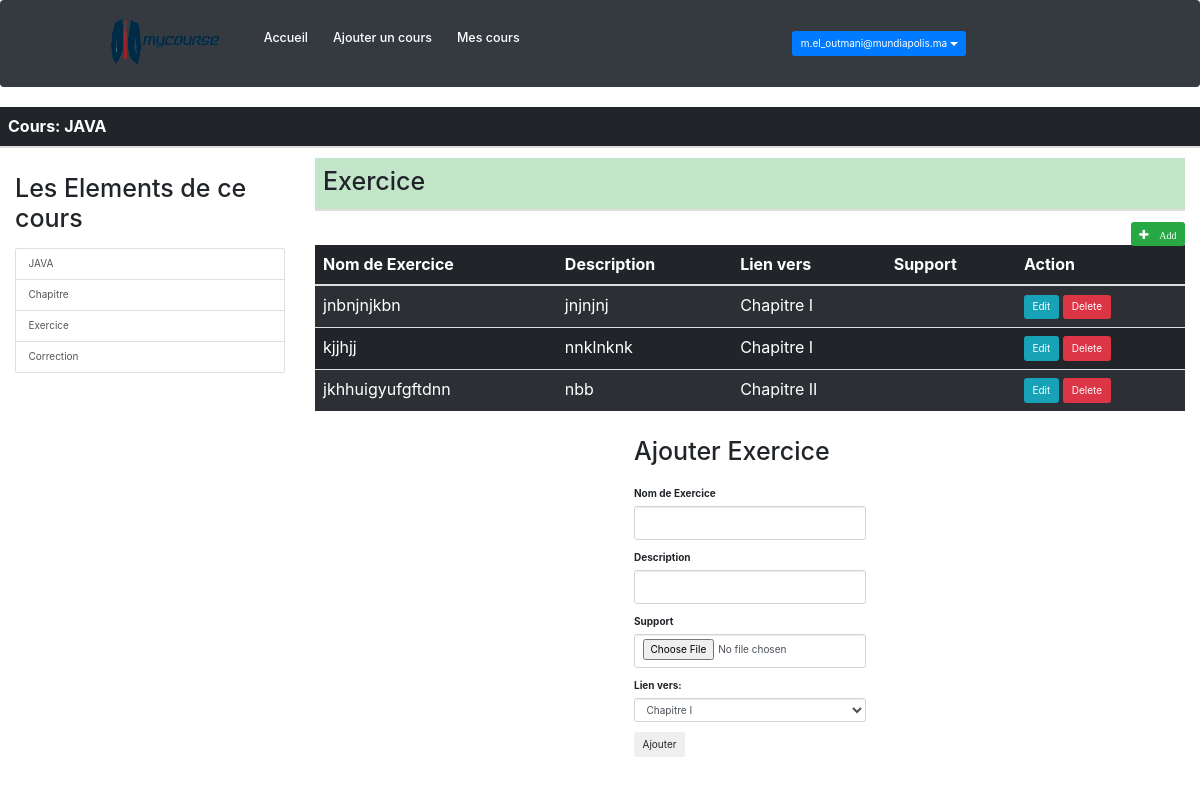
Page /CourseTeacher.php?listSelected=exercice&CoursSelected=70&add=yes (signed in) on the committed database.
### tables this page shows
CREATE TABLE `cours` (
  `idCours` int(11) NOT NULL,
  `nomCours` varchar(50) NOT NULL,
  `descriptionCours` varchar(2000) DEFAULT NULL,
  `volumeHoraire` int(11) DEFAULT NULL,
  `langueCours` varchar(50) NOT NULL,
  `dossierImage` varchar(100) DEFAULT NULL,
  `publier` tinyint(1) NOT NULL,
  `dateLancement` date DEFAULT NULL,
  `emailProfesseur` varchar(40) DEFAULT NULL,
  `idCategorie` int(11) DEFAULT NULL
);

CREATE TABLE `exercice` (
  `idExercice` int(11) NOT NULL,
  `nomExercice` varchar(40) NOT NULL,
  `descriptionExercice` varchar(200) DEFAULT NULL,
  `dossierExercice` varchar(100) NOT NULL,
  `typeSupportExercice` varchar(10) NOT NULL,
  `idChapitre` int(11) DEFAULT NULL
);

### process.php (called while the page is built, shortened)
<?php
  $update = false;
  $name = '';
  $description = '';
  $dossier = '';
  if(isset($_GET['listSelected'])){
    $listSelected = $_GET['listSelected'];
  }
  if(isset($_GET['add'])){
    $add = true;
  }
?>

### chapitre.php (the view, shortened to what this page needs)
<?php
  require_once('MyFonctions.php');
            $typeSelected = ucfirst($listSelected);
            $courseItems = array(0 => "cours", 1 => "chapitre", 2 => "exercice", 3 => "correction");
  ?>
  <div class="float-xl-right">
    <a class="btn btn-success glyphicon glyphicon-plus" href="CourseTeacher.php?listSelected=<?php echo $listSelected;?>&CoursSelected=<?php echo $CoursSelected;?>&add=yes"> Add</a>
  </div>
  <div>
      <table class="table table-striped table-dark">
        <thead>
          <tr>
            <th scope="col">Nom de <?php echo $typeSelected;?></th>
            <th scope="col">Description</th>
            <th scope="col">Lien vers</th>
            <th scope="col">Support</th>
            <th scope="col">Action</th>
          </tr>
        </thead>
        <tbody>
          <?php
            if( $listSelected == $courseItems[1]){
              $sql = "SELECT * FROM ".$listSelected." WHERE idcours = ".$CoursSelected;
            }else if($listSelected == $courseItems[2]){
              $sql = "SELECT * FROM ".$listSelected." INNER JOIN ".$courseItems[1]." on (".$typeSelected.".id".$courseItems[1]." = ".$courseItems[1].".id".$courseItems[1].") where idCours = ".$CoursSelected;
            }else if ($listSelected == $courseItems[3]){
               $sql = "SELECT * FROM ".$listSelected." INNER JOIN ".$courseItems[2]." on (".$typeSelected.".id".$courseItems[2]." = ".$courseItems[2].".id".$courseItems[2].") INNER JOIN ".$courseItems[1]." on (".$courseItems[2].".id".$courseItems[1]." = ".$courseItems[1].".id".$courseItems[1].") where idCours = ".$CoursSelected;
            }
            $result = mysqli_query($conn, $sql);
            while ($row = $result->fetch_assoc()):
              $idP2 = $row['id'.$typeSelected];
              $dossierImage = $row['dossier'.$typeSelected];
          ?>
          <tr>
            <td><?php custom_echo($row['nom'.$typeSelected],30);?></td>
            <td><?php custom_echo($row['description'.$typeSelected],30);?></td>
            <?php
              if( $listSelected == $courseItems[1]){
                $sql2 = "SELECT nomCours FROM cours WHERE idCours = ".$CoursSelected;
                $rowNeed = "Cours";
              }else if($listSelected == $courseItems[2]){
                 $sql2 = "SELECT nomChapitre FROM chapitre WHERE idChapitre = (select idchapitre from exercice where idExercice = ".$row['id'.$typeSelected].");";
                 $rowNeed = "Chapitre";
              }else if ($listSelected == $courseItems[3]){
                 $sql2 = "SELECT nomExercice FROM exercice WHERE idExercice = (select idExercice from correction where idCorrection = ".$row['id'.$typeSelected].");";
                 $rowNeed = "Exercice";
              }
              $result2 = mysqli_query($conn, $sql2);
              while ($row = $result2->fetch_assoc()):
            ?>
            <td><?php custom_echo($row['nom'.$rowNeed],30);?></td>
            <?php endwhile; ?>
            <td><?php custom_echo($dossierImage,30);?></td>
            <td>
              <a class="btn btn-info" href="CourseTeacher.php?listSelected=<?php echo $listSelected;?>&CoursSelected=<?php echo $CoursSelected;?>&edit=<?php echo $idP2;?>" >Edit</a>
              <a class="btn btn-danger" href="CourseTeacher.php?listSelected=<?php echo $listSelected;?>&CoursSelected=<?php echo $CoursSelected;?>&delete=<?php echo $idP2;?>" >Delete</a>
            </td>
          </tr>
          <?php endwhile; ?>
        </tbody>
      </table>
    </div>
    <?php if ($add == true): ?>
    <div class="row justify-content-center">
      <form action="" method="POST" enctype="multipart/form-data">
          <br><h1>Ajouter <?php echo $typeSelected;?></h1><br>
        <div class="form-group">
          <label>Nom de <?php echo $typeSelected;?></label>
          <input type="text" name="name" class="form-control" placeholder="" value="<?php echo $name;?>" required>
        </div>
        <div class="form-group">
          <label>Description</label>
          <input type="text" name="description" class="form-control" placeholder="" value="<?php echo $description;?>">
        </div>
        <div class="form-group">
          <label>Support</label>
          <input type="file" name="file" class="form-control" value="<?php echo $dossier;?>" required>
        </div>
        <div class="form-group">
            <label class="control-label">Lien vers:</label>
            <div class="form-group">
              <?php
                  if( $listSelected == $courseItems[2])
                    $query = "SELECT * FROM chapitre where idCours = ".$CoursSelected;
                  else if($listSelected == $courseItems[3])
                    $query = "SELECT * FROM exercice join chapitre on (exercice.idChapitre = chapitre.idChapitre) where chapitre.idCours = ".$CoursSelected;
                  else
                    $query = "SELECT * FROM cours where idCours = ".$CoursSelected;
                  $result1 = mysqli_query($conn, $query);
              ?>
                <select class="form-control" name="idFK">
                    <?php while($row1 = mysqli_fetch_array($result1)):;
                      $idElement = $row1[0];
                      $nameElement = $row1[1];
                      $nameChapitree = '';
                      ?>
                    <option value="<?php echo $idElement;?>"><?php echo $nameElement.$nameChapitree;?></option>
                    <?php endwhile;?>
                </select>
            </div>
        </div>
        <div class="form-group">
          <?php if ($update == true): ?>
            <button type="submit" name="update" class="btn btn_info">Update</button>
          <?php else: ?>
            <button type="submit" name="save" class="btn btn_primary" value="<?php echo  $CoursSelected;?>">Ajouter</button>
          <?php endif ?>
        </div>
      </form>
    </div>
    <?php endif ?>

### CourseTeacher.php (shortened to what this page needs)
<?php
  include_once('link.php');
  include_once('header1.php');
  $CoursSelected = $_SESSION['CoursSelected'];
?>
<?php require_once 'process.php'; ?>
<div>
  <table class="table table-dark">
    <thead>
      <tr>
          <?php
            $sql = "SELECT nomCours FROM cours WHERE idCours = '$CoursSelected'";
            $result = mysqli_query($conn, $sql);
            $row = mysqli_fetch_array($result);
            $nomCours = $row['nomCours'];
          ?>
          <th scope="col">Cours: <?php echo $nomCours;?></th>
      </tr>
    </thead>
  </table>
</div>
<div class="col-lg-3">
  <h1 class="my-4">Les Elements de ce cours</h1>
  <div class="list-group">
    <a href="CourseTeacher.php?listSelected=cours&CoursSelected=<?php echo $CoursSelected;?>" class="list-group-item"><?php echo $nomCours;?></a>
    <a href="CourseTeacher.php?listSelected=chapitre&CoursSelected=<?php echo $CoursSelected;?>" class="list-group-item">Chapitre</a>
    <a href="CourseTeacher.php?listSelected=exercice&CoursSelected=<?php echo $CoursSelected;?>" class="list-group-item">Exercice</a>
    <a href="CourseTeacher.php?listSelected=correction&CoursSelected=<?php echo $CoursSelected;?>" class="list-group-item">Correction</a>
  </div>
</div>
<div class="col-lg-9">
  <div>
    <table class="table table-Success">
      <thead>
        <tr>
          <th scope="col"><h1><?php echo ucfirst($listSelected);?></h1></th>
        </tr>
      </thead>
    </table>
  </div>
  <div>
    <?php if ($listSelected == "cours"): ?>
      <?php include_once('cours2.php');?>
    <?php else: ?>
      <?php include_once('chapitre.php');?>
    <?php endif ?>
  </div>
</div>

### MyFonctions.php
<?php function custom_echo($x, $length){
	if(strlen($x)<=$length){
		echo $x;
	}else{
		$y=substr($x,0,$length) . '...';
 		echo $y;
		}
}
?>

### rows in the picture
cours: nomCours "JAVA"
exercice: nomExercice "jnbnjnjkbn jnjnjnj", x "Chapitre I"
exercice: nomExercice "kjjhjj nnklnknk", x "Chapitre I"
exercice: nomExercice "jkhhuigyufgftdnn nbb", x "Chapitre II"

### other values in the picture
$_SESSION['emailUser'] "m.el_outmani@mundiapolis.ma"
$listSelected "Exercice"
$typeSelected "Exercice"
form field idFK "Chapitre I"
